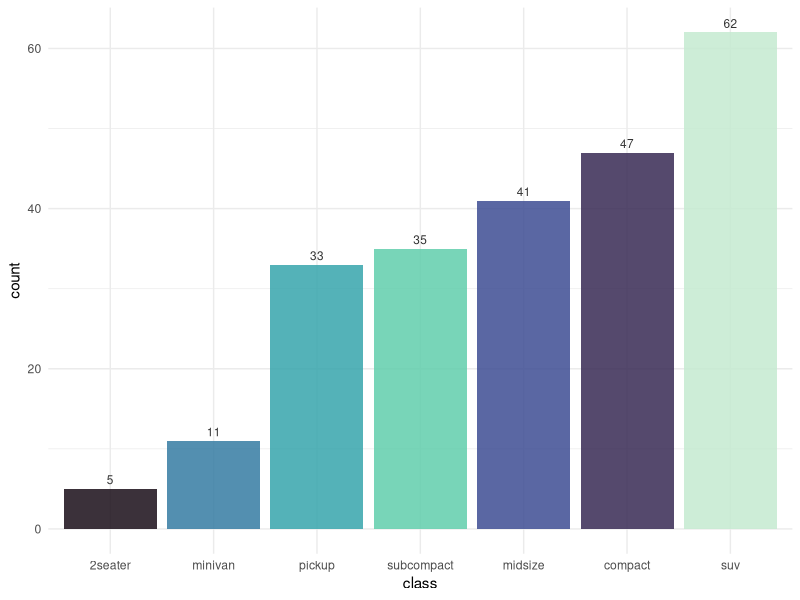
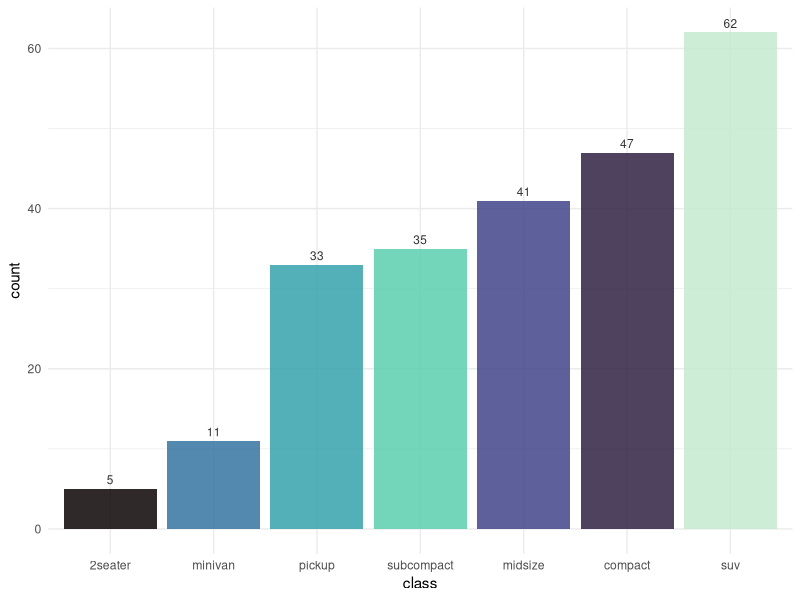
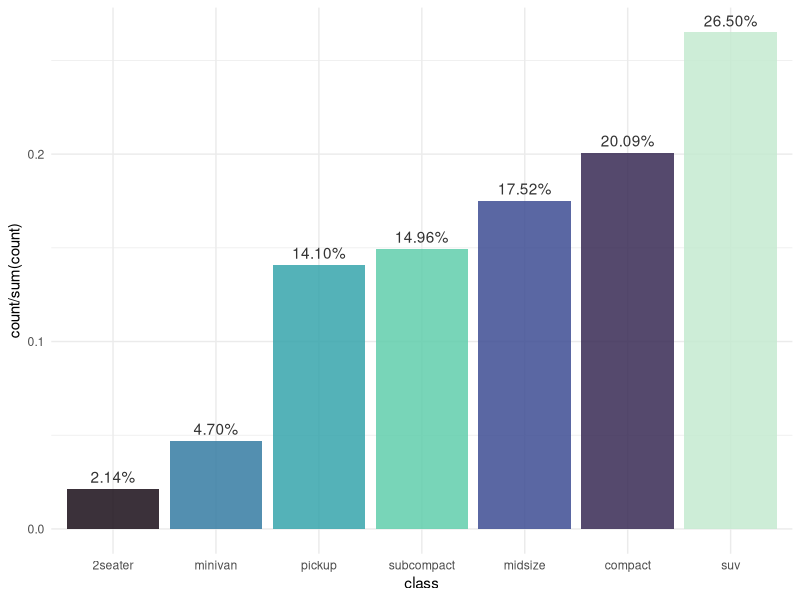
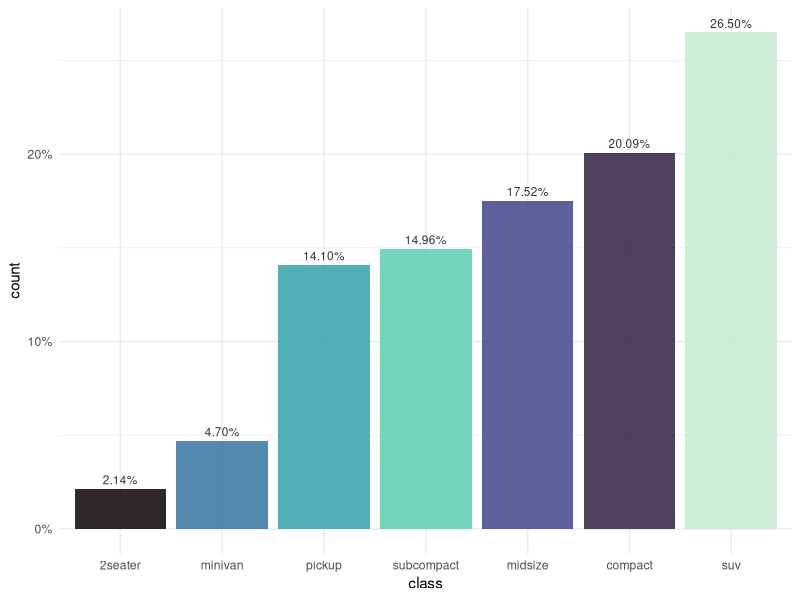
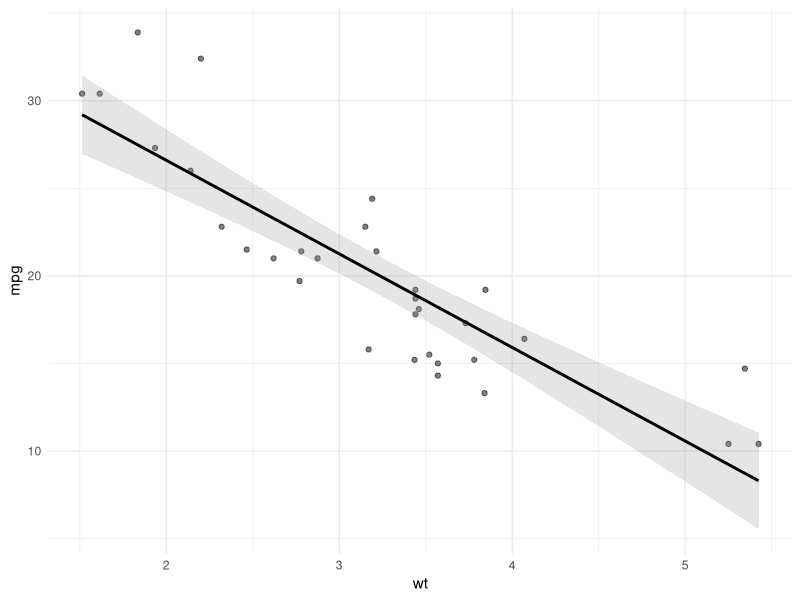

Write the R code that produced these figures, in order.
## ---- chunk 1
#| message: false
# Load required packages
library(tidyverse)
library(viridis)
library(scales)
## ---- chunk 2
ggplot(mpg, aes(x = fct_rev(fct_infreq(class)), fill = class)) +
  geom_bar(alpha = .85) +
  geom_text(
    stat = "count",
    mapping = aes(label = after_stat(count)),
    vjust = -0.5,
    color = "grey20",
    size = 3
  ) +
  labs(x = "class") +
  guides(fill = "none") +
  scale_fill_viridis(
    discrete = TRUE,
    option = "mako", 
    begin = .05, 
    end = .95
  ) +
  theme_minimal()
## ---- chunk 3
counts <- count(mpg, class)

ggplot(counts, aes(x = reorder(class, n), y = n, fill = class)) +
  geom_col(alpha = .85) +
  geom_text(
    mapping = aes(label = n),
    vjust = -0.5,
    color = "grey20",
    size = 3
  ) +
  labs(x = "class", y = "count") +
  guides(fill = "none") +
  scale_fill_viridis(discrete = TRUE, option = "mako", end = .95) +
  theme_minimal()
## ---- chunk 4
ggplot(mpg, aes(x = fct_rev(fct_infreq(class)), fill = class)) +
  geom_bar(aes(y = after_stat(count/sum(count))), alpha = .85) +
  geom_text(
    mapping = aes(
      label = percent(after_stat(count/sum(count))),
      y = after_stat(count/sum(count))
    ), 
    stat = "count", 
    vjust = -.5,
    color = "grey20"
  ) +
  labs(x = "class") +
  guides(fill = "none") +
  scale_fill_viridis(
    discrete = TRUE, 
    option = "mako", 
    begin = .05, 
    end = .95
  ) +
  theme_minimal()
## ---- chunk 5
counts <- mpg %>%
  count(class) %>%
  mutate(pct = n / sum(n))

ggplot(counts, aes(x = reorder(class, n), y = pct, fill = class)) +
  geom_col(alpha = .85) +
  geom_text(
    mapping = aes(label = percent(pct)),
    vjust = -0.5,
    color = "grey20",
    size = 3
  ) +
  labs(x = "class", y = "count") +
  guides(fill = "none") +
  scale_y_continuous(labels = scales::percent_format(accuracy = 1)) +
  scale_fill_viridis(discrete = TRUE, option = "mako", end = .95) +
  theme_minimal()
## ---- chunk 6
#| message: false

ggplot(mtcars, aes(x = wt, y = mpg)) +
  geom_point(alpha = .5) +
  geom_smooth(
    method = "lm",
    alpha = .25,
    color = "black"
  ) +
  theme_minimal()
